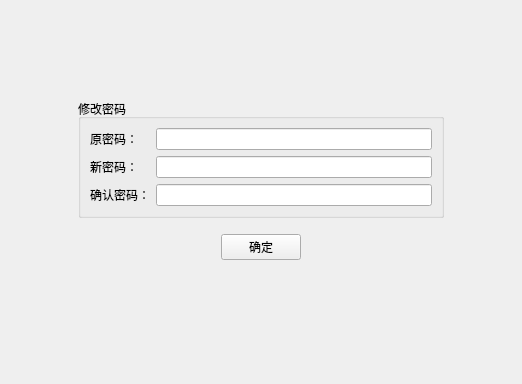
         <widget class="QWidget" name="page_8">
          <layout class="QGridLayout" name="gridLayout_4">
           <item row="1" column="0">
            <spacer name="spacer_5">
             <property name="orientation">
              <enum>Qt::Horizontal</enum>
             </property>
             <property name="sizeHint" stdset="0">
              <size>
               <width>67</width>
               <height>28</height>
              </size>
             </property>
            </spacer>
           </item>
           <item row="1" column="1">
            <widget class="QGroupBox" name="groupBox">
             <property name="title">
              <string>修改密码</string>
             </property>
             <layout class="QFormLayout" name="formLayout_2">
              <item row="0" column="0">
               <widget class="QLabel" name="label_8">
                <property name="text">
                 <string>原密码：</string>
                </property>
               </widget>
              </item>
              <item row="0" column="1">
               <widget class="QLineEdit" name="lineEdit_4"/>
              </item>
              <item row="1" column="0">
               <widget class="QLabel" name="label_12">
                <property name="text">
                 <string>新密码：</string>
                </property>
               </widget>
              </item>
              <item row="1" column="1">
               <widget class="QLineEdit" name="lineEdit_5">
                <property name="echoMode">
                 <enum>QLineEdit::Password</enum>
                </property>
               </widget>
              </item>
              <item row="2" column="1">
               <widget class="QLineEdit" name="lineEdit_6">
                <property name="echoMode">
                 <enum>QLineEdit::Password</enum>
                </property>
               </widget>
              </item>
              <item row="2" column="0">
               <widget class="QLabel" name="label_20">
                <property name="text">
                 <string>确认密码：</string>
                </property>
               </widget>
              </item>
             </layout>
            </widget>
           </item>
           <item row="0" column="1">
            <spacer name="verticalSpacer_4">
             <property name="orientation">
              <enum>Qt::Vertical</enum>
             </property>
             <property name="sizeHint" stdset="0">
              <size>
               <width>298</width>
               <height>88</height>
              </size>
             </property>
            </spacer>
           </item>
           <item row="1" column="2">
            <spacer name="spacer_6">
             <property name="orientation">
              <enum>Qt::Horizontal</enum>
             </property>
             <property name="sizeHint" stdset="0">
              <size>
               <width>67</width>
               <height>28</height>
              </size>
             </property>
            </spacer>
           </item>
           <item row="3" column="1">
            <spacer name="verticalSpacer_5">
             <property name="orientation">
              <enum>Qt::Vertical</enum>
             </property>
             <property name="sizeHint" stdset="0">
              <size>
               <width>366</width>
               <height>103</height>
              </size>
             </property>
            </spacer>
           </item>
           <item row="2" column="1">
            <widget class="QWidget" name="widget_9" native="true">
             <layout class="QHBoxLayout" name="horizontalLayout_10">
              <item>
               <spacer name="spacer_2">
                <property name="orientation">
                 <enum>Qt::Horizontal</enum>
                </property>
                <property name="sizeHint" stdset="0">
                 <size>
                  <width>67</width>
                  <height>28</height>
                 </size>
                </property>
               </spacer>
              </item>
              <item>
               <widget class="QPushButton" name="okButton">
                <property name="focusPolicy">
                 <enum>Qt::NoFocus</enum>
                </property>
                <property name="text">
                 <string>确定</string>
                </property>
                <property name="autoDefault">
                 <bool>false</bool>
                </property>
               </widget>
              </item>
              <item>
               <spacer name="spacer_3">
                <property name="orientation">
                 <enum>Qt::Horizontal</enum>
                </property>
                <property name="sizeHint" stdset="0">
                 <size>
                  <width>79</width>
                  <height>28</height>
                 </size>
                </property>
               </spacer>
              </item>
             </layout>
            </widget>
           </item>
          </layout>
         </widget>
